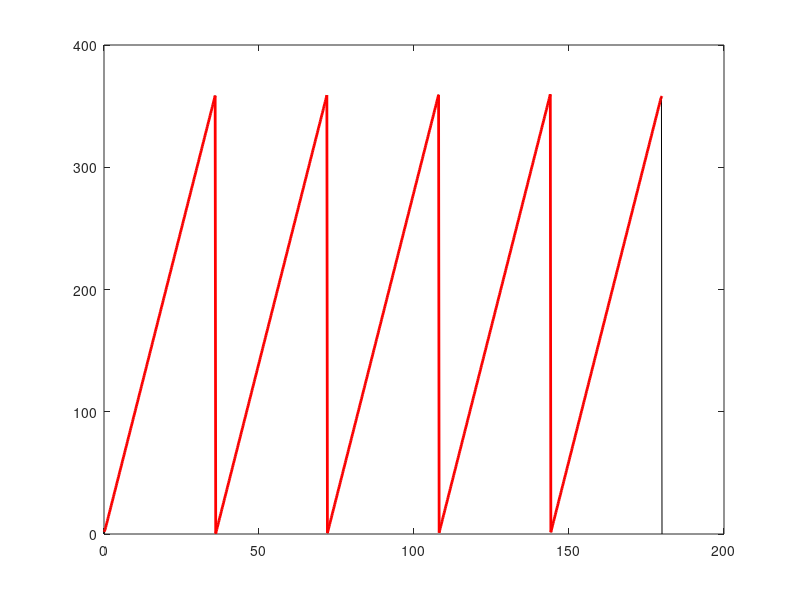

This figure's MATLAB source:
% Make angles that wrap multiple times to show how the smoothing is still
% done correctly.
omega = 10; % Angular velocity
t = linspace(0, 180, 1000);

theta = omega .* t;

% If the angle has wrapped around then subtract values until it is in 0 to
% 360 degrees.
for j = 1:length(theta)
   x = theta(j);
   while x >= 360
       x = x - 360;
   end
   theta(j) = x;
end

WS = 2;
a = theta * 2*pi/360;

% Unwrap so we can smooth
w = unwrap(a);

% Smooth
wrm = movmedian(w,[WS,WS]);

% Convert the smoothed angles back to [0, 360] degrees
arm = mod(wrm, 2*pi);
drm = rad2deg(arm);

% Show the results for comparison
figure
plot(t, theta, 'k-')
hold on
plot(t, drm, 'r-', 'linewidth', 2)
